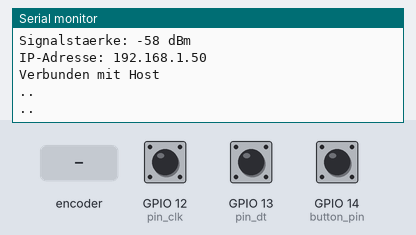
Recording of a sketch running on a simulated ESP8266 (NodeMCU). Parts: the last lines printed to the serial monitor. The inputs (shaded band) are chosen by the test bench; at power-on: GPIO 14 (button_pin) HIGH, GPIO 12 (pin_clk) HIGH, GPIO 13 (pin_dt) HIGH. WiFi joins after 1.5 s; servers stay silent unless stated.

Above: at 3.0 s.
3.1 s: rotary encoder on GPIO 12 (pin_clk) / GPIO 13 (pin_dt) turned 1 step (first pin leading)
4.8 s: GPIO 14 (button_pin) pulled LOW for 0.15 s
At 4.93 s:
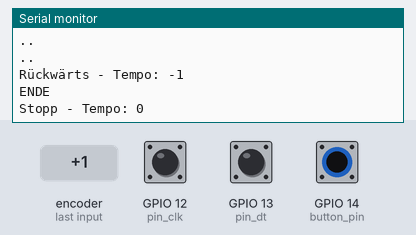
6.4 s: rotary encoder on GPIO 12 (pin_clk) / GPIO 13 (pin_dt) turned 2 steps (second pin leading)
At 8.1 s:
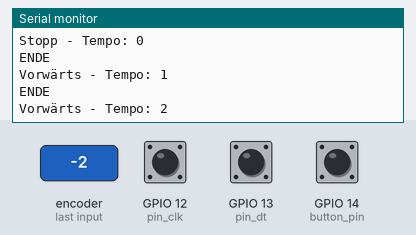

The sketch:

drehregler_netzwerk.ino
```cpp
//Bibliothek einbinden
#include <ESP8266WiFi.h>
#include <SPI.h>


WiFiClient client;
//WLAN
const char* ssid     = "SSID";
const char* password = "PW";
//Sever
const uint16_t port = 602;
const char * host = "IP des Servers";


// Initialisierung benötigter Variablen
int counter = 0;
boolean Richtung;
int Pin_clk_Letzter;
int Pin_clk_Aktuell;

int helfer;


// Definition der Eingangs-Pins
int pin_clk = 12;
int pin_dt = 13;
int button_pin = 14;


void setup()
{
SPI.begin();

  //WLAN Verbinden
  WiFi.begin(ssid, password);
  Serial.print("Verbindungsaufbau");
  while (WiFi.status() != WL_CONNECTED) {
    Serial.print(".");
    delay(500);
  }
  if (WiFi.status() != WL_CONNECTED) {
    Serial.println("keine Verbindung");
  }
  else {
    Serial.println(" erfolgreich! \n");
    Serial.print("Verbunden mit: ");
    Serial.println(ssid);
    Serial.print("Signalstaerke: ");
    int rssi = WiFi.RSSI();
    Serial.print(rssi);
    Serial.println(" dBm");
    Serial.print("IP-Adresse: ");
    Serial.println(WiFi.localIP());
  }
  delay(30);

  // Kein While , damit im falle keiner Verbindung die Automatische bremse (abstandMessung) greift.
  client.connect(host, port);
  if (client.connected()) {
    Serial.println("Verbunden mit Host");
  } if (!client.connected()) {
    Serial.println("Verbindung zum Host fehlgeschlagen");
  }

  // Eingangs-Pins werden initialisiert...
  pinMode (pin_clk, INPUT);
  pinMode (pin_dt, INPUT);
  pinMode (button_pin, INPUT_PULLUP);

  // ...und deren Pull-Up Widerstände aktiviert
  digitalWrite(pin_clk, true);
  digitalWrite(pin_dt, true);


  // Initiales Auslesen des Pin_CLK
  Pin_clk_Letzter = digitalRead(pin_clk);
  Serial.begin (115200);
  delay(100);
  Serial.println("..");
  Serial.println("..");
}


void loop()
{
  if (!client.connected()) {
    Serial.println("ENDE");
    if (!client.connect(host, port)) {
      Serial.println("connection failed");
      delay(3000); //Nur zur Probe
      return;
    }}

  // Auslesen des aktuellen Statuses
  Pin_clk_Aktuell = digitalRead(pin_clk);

  // Überprüfung auf Änderung
  if (Pin_clk_Aktuell != Pin_clk_Letzter)
  {

    if (digitalRead(pin_dt) != Pin_clk_Aktuell) {
      if (counter > -20) {
        counter--;
      }
    }
    else {
      if (counter < 20) {
        counter++;
      }
    }
    if (counter % 2 == 0 || counter == 0) {
      if (helfer != counter) {
        if (counter > 0) {
          Serial.print("Vorwärts - ");
        } else if ( counter < 0) {
          Serial.print("Rückwärts - ");
        } else if (counter == 0) {
          Serial.print("Stopp - ");
        }
        Serial.print("Tempo: ");
        Serial.println(counter / 2);
        int help = counter/2;
        client.print("dreh"); client.println(help);
        client.flush();
        helfer = counter;
      }
    }
  }
  Pin_clk_Letzter = Pin_clk_Aktuell;

  delay(2);

  //Taster
  if (digitalRead(button_pin) == LOW)
  { counter = 0;
    Serial.println("Stopp - Tempo: 0");
    client.print("dreh"); client.println(0);
        client.flush();
    while (digitalRead(button_pin) == LOW) {
      delay(10);
    }

  }


}
```

Measured:
- after the input at 4.8 s, the serial monitor: prints a new line at once (image 1)
- after the input at 6.4 s, the serial monitor: prints a new line after 0.08 s (image 2)
